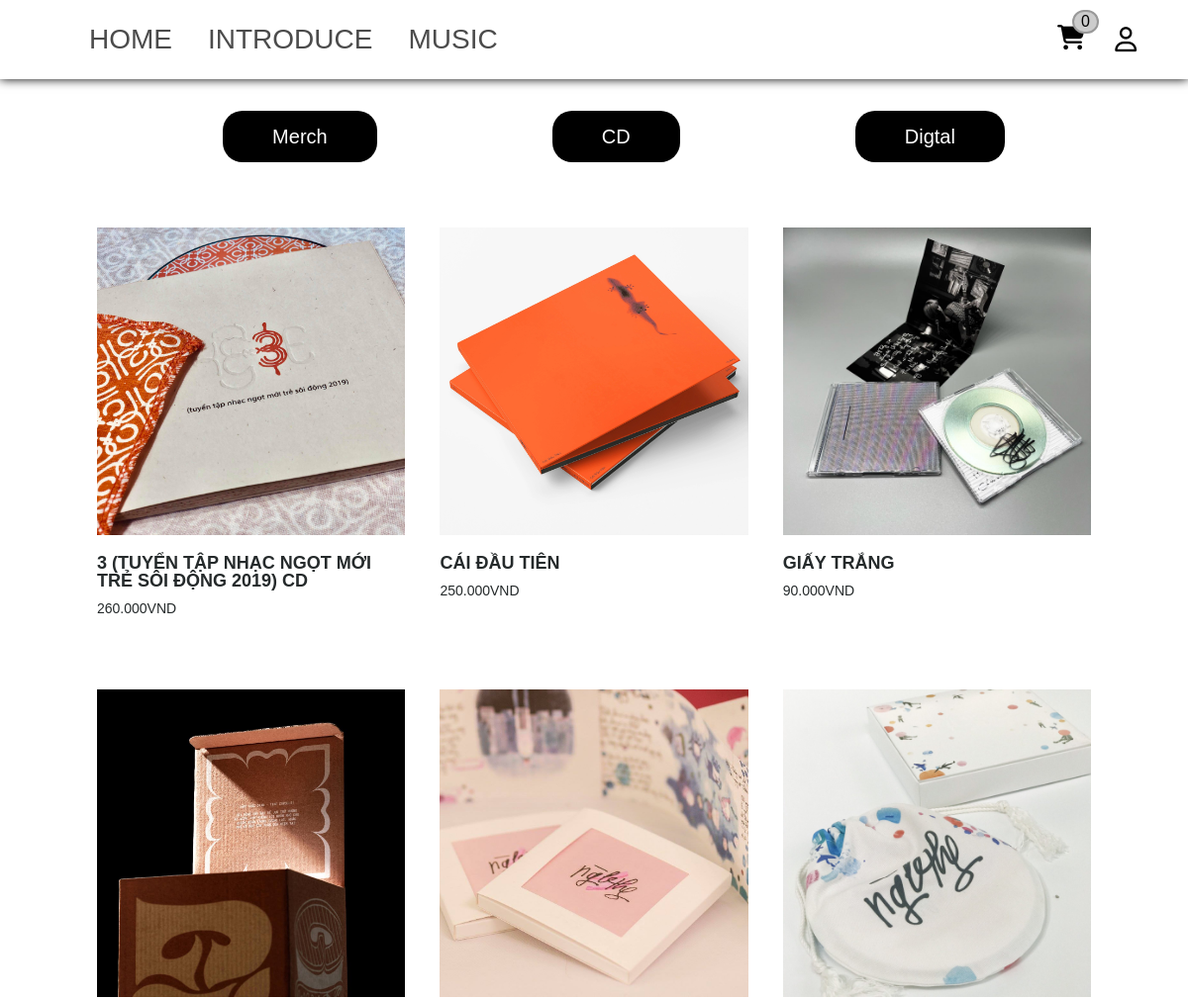
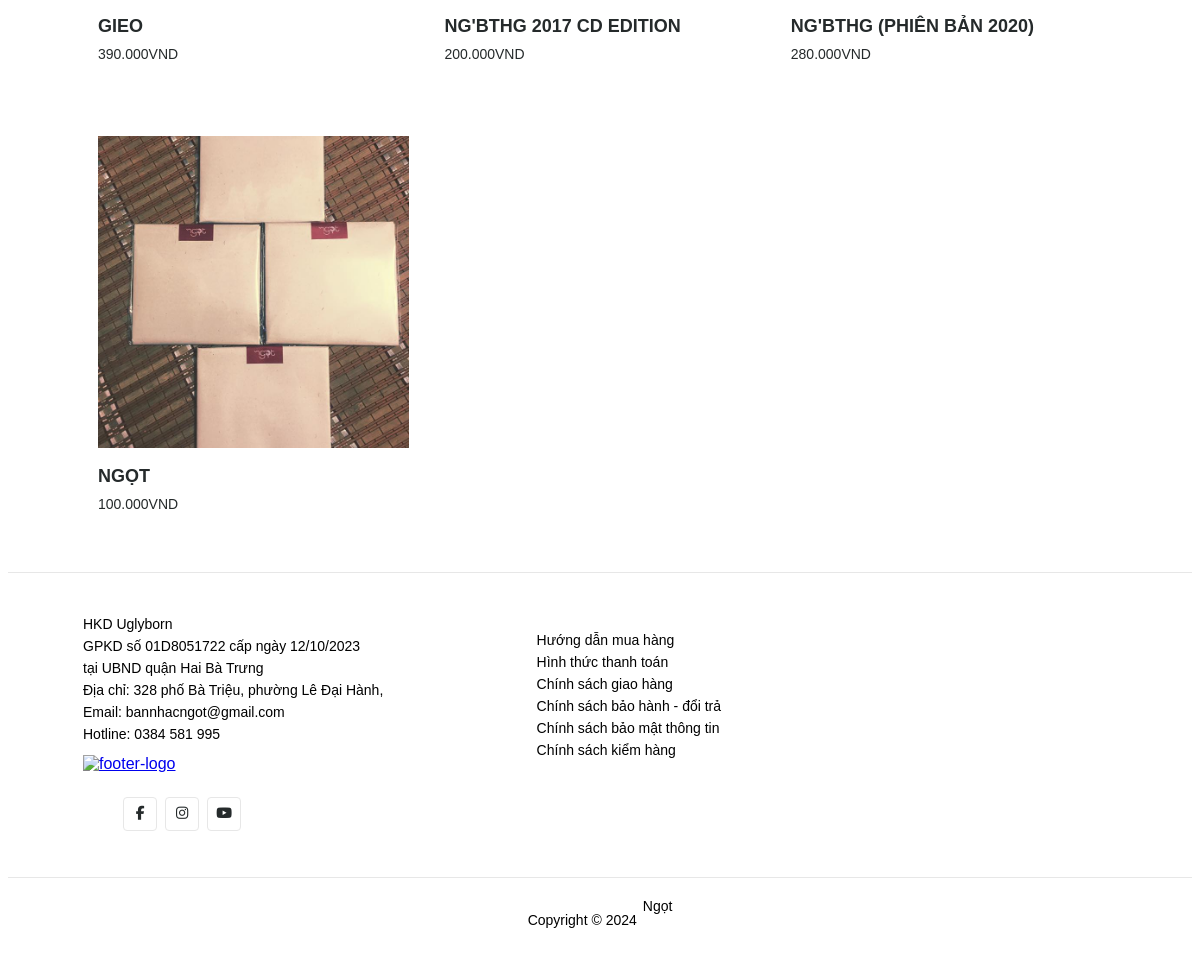
/cart_cd.php, run on the app's committed database (2 pictures, top to bottom).
### tables this page shows
CREATE TABLE `catolog_cd` (
  `id_product` varchar(20) NOT NULL,
  `name_product` varchar(50) NOT NULL,
  `img_product` varchar(50) NOT NULL,
  `img_product2` varchar(50) NOT NULL,
  `price` double NOT NULL,
  `sl` int(11) NOT NULL
);

### cart_cd.php (the view, shortened to what this page needs)
<?php
$servername = "localhost";
$username = "root";
$password = "";
$dbname = "ngot_database";
$conn = new mysqli($servername, $username, $password, $dbname);
$sql = "SELECT id_product, name_product, price, img_product, img_product2 FROM catolog_cd";
$result = $conn->query($sql);
?>
<!DOCTYPE html>
<html lang="en">
<head>
    <link rel="stylesheet" href="./assets/css/cart.css">
    <link rel="stylesheet" href="https://cdnjs.cloudflare.com/ajax/libs/font-awesome/6.5.1/css/all.min.css" />
</head>
<body>
    <div class="wrap-container">
        <div class="main">
            <header class="header__nav">
                <ul class="header__nav-list">
                    <li><a href="index.html">Home</a></li>
                    <li><a href="intro.html">Introduce</a></li>
                    <li><a href="login.php">Music</a></li>
                </ul>
                <div class="header__nav-section">
                    <div class="header__nav-cart">
                        <a href="" class="header__nav-cart-link">
                            <span class="header__nav-cart-count">0</span>
                            <i class="header__nav-cart-icon fa-solid fa-cart-shopping"></i>
                        </a>
                    </div>
                    <div class="header__nav-login">
                        <a href="login.php" class="header__nav-login-link">
                            <i class="header__nav-login-icon fa-regular fa-user"></i>
                        </a>
                    </div>
                </div>
            </header>
            <div class="wrapper__change-produst">
                <ul class="button__change-produst-list">
                    <li><a class="button__change-produst-item" href="cart.php">Merch</a></li>
                    <li><a class="button__change-produst-item" href="cart_cd.php">CD</a></li>
                    <li><a class="button__change-produst-item" href="cart_digital.php">Digtal</a></li>
                </ul>
                <ul class="manager__products">
                    <?php
                    if ($result->num_rows > 0) {
                        while ($row = $result->fetch_assoc()) {
                    ?>
                            <li>
                                <div class="manager__product-item">
                                    <a href="products.html" class="manager__product-thump">
                                        <div class="manager__product-img-container">
                                            <img src="./assets/img/shop_cd/<?php echo $row['img_product']; ?>" alt="" class="manager__product-img">
                                        </div>
                                    </a>
                                </div>
                                <div class="manager__product-info">
                                    <a href="products.html" class="manager__product-name" style="font-weight: bold; font-size: 18px;">
                                        <?php echo $row['name_product']; ?>
                                    </a>
                                    <p class="manager__product-price">
                                        <?php echo $row['price']; ?>.000VND
                                    </p>
                                </div>
                            </li>
                    <?php
                        }
                    } else {
                        echo "Không có sản phẩm nào";
                    }
                    ?>
                </ul>
                <footer>
                    <div class="main-footer">
                        <div class="footer-content">
                            <div class="footer-content-left">
                                <p>
                                    HKD Uglyborn <br>
                                    GPKD số 01D8051722 cấp ngày 12/10/2023 <br>
                                    tại UBND quận Hai Bà Trưng <br>
                                    Địa chỉ: 328 phố Bà Triệu,
                                    phường Lê Đại Hành, <br>
                                    Email: bannhacngot@gmail.com <br>
                                    Hotline: 0384 581 995
                                    <br>
                                </p>
                                <div class="logo-footer">
                                    <a href="http://online.gov.vn/Home/WebDetails/110866">
                                        <img src="//theme.hstatic.net/200000777655/1001125616/14/logo_bct.png?v=221" alt="footer-logo">
                                    </a>
                                </div>
                                <ul class="footer-social">
                                    <li><a href="https://www.facebook.com/bannhacngot"><i class="fa-brands fa-facebook-f"></i></a></li>
                                    <li><a href="https://www.instagram.com/bannhac.ngot"><i class="fa-brands fa-instagram"></i></i></a></li>
                                    <li><a href="https://www.youtube.com/@Ngotband"><i class="fa-brands fa-youtube"></i></i></i></a></li>
                                </ul>
                            </div>
                            <div class="footer-content-right">
                                <ul>
                                    <li><a href="https://bannhacngot.com/pages/about-us">Hướng dẫn mua hàng</a></li>
                                    <li><a href="https://bannhacngot.com/pages/chinh-sach-doi-tra">Hình thức thanh toán</a></li>
                                    <li><a href="https://bannhacngot.com/pages/chinh-sach-bao-mat">Chính sách giao hàng</a></li>
                                    <li><a href="https://bannhacngot.com/pages/dieu-khoan-dich-vu">Chính sách bảo hành - đổi trả</a></li>
                                    <li><a href="https://bannhacngot.com/pages/chinh-sach-bao-mat-thong-tin">Chính sách bảo mật thông tin</a></li>
                                    <li><a href="https://bannhacngot.com/pages/chinh-sach-kiem-hang">Chính sách kiểm hàng</a></li>
                                </ul>
                            </div>
                        </div>
                    </div>
                    <div class="copyright">
                        <p>Copyright © 2024 </p>
                        <a href="index.html">Ngọt</a>
                    </div>
                </footer>
            </div>
</body>
</html>

### assets/css/cart.css (style rules this page uses)
html { font-family: Arial, Helvetica, sans-serif; height: 100%; }
body { display: flex; flex-direction: column; min-height: 100vh; }
.main { flex: 1; }
.header__nav { display: flex; flex-direction: row; justify-content: space-between; align-items: center; height: 80px; position: relative; padding: 0 2rem; box-shadow: 0 0 10px #000; top: 0; position: fixed; right: 0; left: 0; z-index: 3; background-color: #fff; }
.header__nav-list { display: flex; }
.header__nav-list li { float: left; list-style: none; }
.header__nav-list li a { opacity: 0.7; padding: 5px 18px; font-size: 28px; text-decoration: none; color: #000; text-transform: uppercase; line-height: 1.4; font-weight: 300; position: relative; }
.header__nav-list li a::after { content: ""; position: absolute; height: 3px; width: 100%; background-color: #f00; bottom: 0; left: 0; transform: scaleX(0); transition: all 0.3s ease-in-out; }
.header__nav-section { display: flex; }
.header__nav-cart { margin-right: 30px; }
.header__nav-cart-count { position: absolute; color: #000; top: 10px; background-color: #ccc; padding: 1px 7px; border-radius: 30px; border: 2px solid #999; right: 90px; }
.header__nav-cart-icon { font-size: 25px; color: #000; }
.header__nav-login { margin-right: 20px; font-size: 25px; }
.header__nav-login-icon { color: #000; }
.wrapper__change-produst { margin-top: 100px; height: 60px; }
.button__change-produst-list { display: flex; justify-content: space-evenly; line-height: 60px; }
.button__change-produst-list li { list-style-type: none; }
.button__change-produst-item { padding: 15px 50px; background-color: #000; text-decoration: none; border-radius: 20px; font-size: 20px; color: #FFF; }
.manager__products { margin-top: 30px; display: flex; justify-content: space-between; flex-wrap: wrap; padding: 0 75px; position: relative; }
.manager__products li { flex-basis: 33%; list-style: none; margin-top: 30px }
.manager__product-item { padding: 0 15px; position: relative; }
.manager__product-thump { position: relative; width: 100%; overflow: hidden; }
.manager__product-img-container { position: relative; width: 100%; padding-top: 100%; }
.manager__product-img { position: absolute; top: 0; left: 0; width: 100%; height: 100%; object-fit: cover; transition: all 0.5s; border: none; }
.manager__product-info { padding: 20px 15px 30px }
.manager__product-name { text-decoration: none; line-height: 16px; color: #252a2b; font-size: 14px; overflow: hidden; text-transform: uppercase }
.manager__product-price { margin-top: 10px; font-size: 14px; color: #252a2b; }
.main-footer { padding: 40px 0 30px; border-bottom: 1px solid #e7e7e7; border-top: 1px solid #e7e7e7; }
.footer-content { padding: 0 75px; display: flex; }
.footer-content p { margin: 0 0 10px 0; line-height: 22px; font-size: 14px; }
.footer-content-left { width: 40%; }
.logo-footer img { width: 150px; }
.footer-social { list-style: none; display: flex; }
.footer-social li a { width: 32px; height: 32px; line-height: 30px; color: #252a2b; font-size: 14px; background-color: transparent; border: 1px solid #e7e7e7; display: block; margin-right: 8px; margin-top: 8px; text-align: center; border-radius: 4px; -webkit-transition: 0.4s; -o-transition: 0.4s; transition: 0.4s; }
.footer-content-right ul { list-style: none; }
.footer-content-right ul li a { text-decoration: none; color: #000; margin: 0 0 10px 0; line-height: 22px; font-size: 14px; }
.copyright { padding: 20px 0; display: flex; justify-content: center; }
.copyright a, .copyright p { font-size: 14px; }
.copyright a { padding-left: 6px; text-decoration: none; color: #000; }

### data on the page
catolog_cd: img_product (picture), name_product "3 (TUYỂN TẬP NHẠC NGỌT MỚI TRẺ SÔI ĐỘNG 2019) CD", price "260"
catolog_cd: img_product (picture), name_product "CÁI ĐẦU TIÊN", price "250"
catolog_cd: img_product (picture), name_product "GIẤY TRẮNG", price "90"
catolog_cd: img_product (picture), name_product "GIEO", price "390"
catolog_cd: img_product (picture), name_product "NG'BTHG 2017 CD EDITION", price "200"
catolog_cd: img_product (picture), name_product "NG'BTHG (PHIÊN BẢN 2020)", price "280"
catolog_cd: img_product (picture), name_product "NGỌT", price "100"
